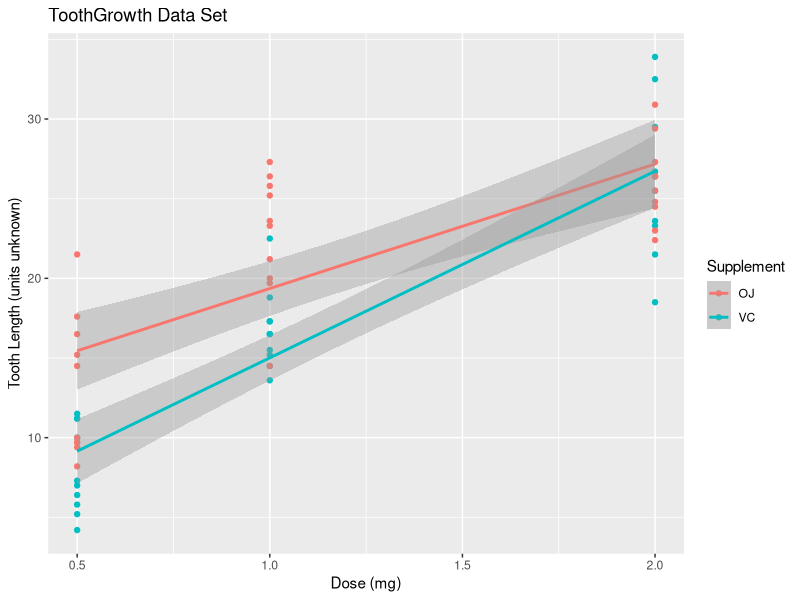

Write the R code that produced this figure.
## ---- chunk 1
# Intial setup, load necessary packages.
library(ggplot2)
library(knitr)

## ---- chunk 2
# Load the data
library(datasets)
data(ToothGrowth)
## ---- chunk 3
# Summarize the data
str(ToothGrowth)
summary(ToothGrowth)
## ---- chunk 4

# Plot the tooth length by dose, grouped by supplement
g <- ggplot(ToothGrowth, aes(x=dose, y=len, colour=supp))
g + geom_point() + geom_smooth(method=lm) +
    labs(x="Dose (mg)", y="Tooth Length (units unknown)", title="ToothGrowth Data Set") +
    guides(col=guide_legend(title="Supplement"))
## ---- chunk 5
# All pair T tests for doses
t.test(len ~ dose, data=subset(ToothGrowth, dose %in% c(0.5, 1.0)))
t.test(len ~ dose, data=subset(ToothGrowth, dose %in% c(0.5, 2.0)))
t.test(len ~ dose, data=subset(ToothGrowth, dose %in% c(1.0, 2.0)))
## ---- chunk 6
# T test for delivery, ignoring doses. Assigned to variable for inline reference
tst <- t.test(len ~ supp, data=ToothGrowth)
tst
## ---- chunk 7
# T tests for delivery methods, at each dosage level.
t.test(len ~ supp, data=subset(ToothGrowth, dose == 0.5))
t.test(len ~ supp, data=subset(ToothGrowth, dose == 1.0))
t.test(len ~ supp, data=subset(ToothGrowth, dose == 2.0))
